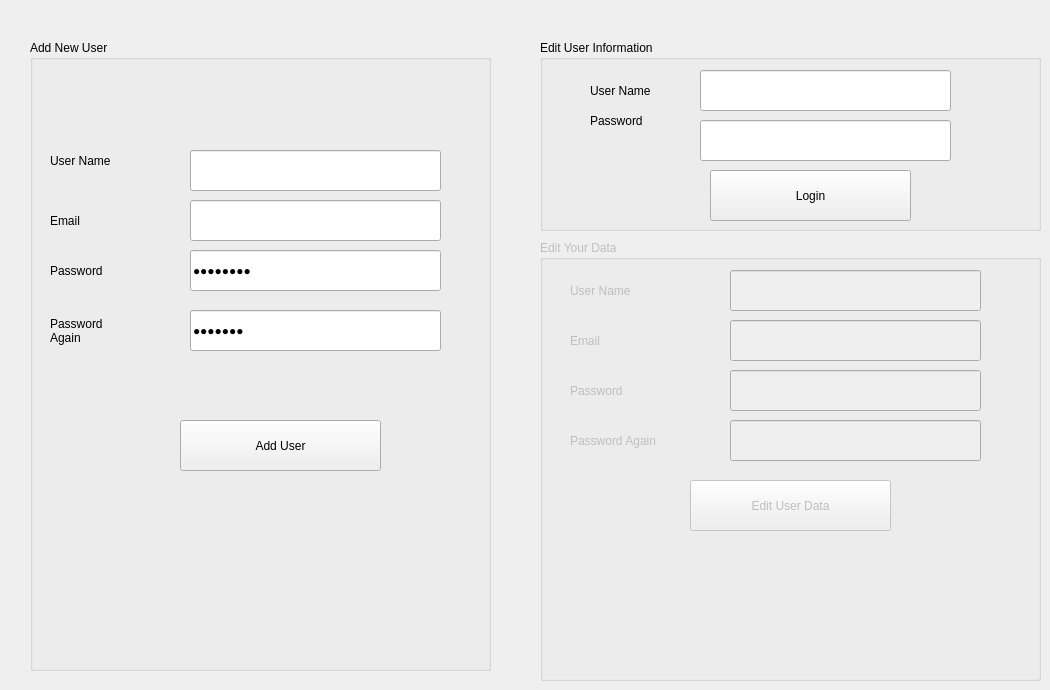
        <widget class="QWidget" name="tab_28">
         <attribute name="title">
          <string>Sayfa</string>
         </attribute>
         <widget class="QGroupBox" name="groupBox_8">
          <property name="geometry">
           <rect>
            <x>30</x>
            <y>40</y>
            <width>461</width>
            <height>631</height>
           </rect>
          </property>
          <property name="title">
           <string>Add New User</string>
          </property>
          <widget class="QLabel" name="label_77">
           <property name="geometry">
            <rect>
             <x>20</x>
             <y>110</y>
             <width>121</width>
             <height>21</height>
            </rect>
           </property>
           <property name="text">
            <string>User Name</string>
           </property>
          </widget>
          <widget class="QLabel" name="label_78">
           <property name="geometry">
            <rect>
             <x>20</x>
             <y>220</y>
             <width>101</width>
             <height>21</height>
            </rect>
           </property>
           <property name="text">
            <string>Password</string>
           </property>
          </widget>
          <widget class="QLabel" name="label_79">
           <property name="geometry">
            <rect>
             <x>20</x>
             <y>250</y>
             <width>131</width>
             <height>81</height>
            </rect>
           </property>
           <property name="text">
            <string>Password 
Again</string>
           </property>
          </widget>
          <widget class="QLabel" name="label_80">
           <property name="geometry">
            <rect>
             <x>20</x>
             <y>170</y>
             <width>81</width>
             <height>21</height>
            </rect>
           </property>
           <property name="text">
            <string>Email</string>
           </property>
          </widget>
          <widget class="QLineEdit" name="lineEdit_55">
           <property name="geometry">
            <rect>
             <x>160</x>
             <y>110</y>
             <width>251</width>
             <height>41</height>
            </rect>
           </property>
          </widget>
          <widget class="QLineEdit" name="lineEdit_56">
           <property name="geometry">
            <rect>
             <x>160</x>
             <y>160</y>
             <width>251</width>
             <height>41</height>
            </rect>
           </property>
          </widget>
          <widget class="QLineEdit" name="lineEdit_57">
           <property name="geometry">
            <rect>
             <x>160</x>
             <y>210</y>
             <width>251</width>
             <height>41</height>
            </rect>
           </property>
           <property name="text">
            <string>21321321</string>
           </property>
           <property name="echoMode">
            <enum>QLineEdit::Password</enum>
           </property>
          </widget>
          <widget class="QLineEdit" name="lineEdit_58">
           <property name="geometry">
            <rect>
             <x>160</x>
             <y>270</y>
             <width>251</width>
             <height>41</height>
            </rect>
           </property>
           <property name="text">
            <string>2132131</string>
           </property>
           <property name="echoMode">
            <enum>QLineEdit::Password</enum>
           </property>
          </widget>
          <widget class="QPushButton" name="pushButton_39">
           <property name="geometry">
            <rect>
             <x>150</x>
             <y>380</y>
             <width>201</width>
             <height>51</height>
            </rect>
           </property>
           <property name="text">
            <string>Add User</string>
           </property>
          </widget>
          <widget class="QLabel" name="label_81">
           <property name="geometry">
            <rect>
             <x>130</x>
             <y>320</y>
             <width>321</width>
             <height>31</height>
            </rect>
           </property>
           <property name="font">
            <font>
             <family>Segoe UI</family>
             <pointsize>16</pointsize>
             <strikeout>false</strikeout>
            </font>
           </property>
           <property name="text">
            <string/>
           </property>
          </widget>
         </widget>
         <widget class="QGroupBox" name="groupBox_9">
          <property name="enabled">
           <bool>false</bool>
          </property>
          <property name="geometry">
           <rect>
            <x>540</x>
            <y>240</y>
            <width>501</width>
            <height>441</height>
           </rect>
          </property>
          <property name="title">
           <string>Edit Your Data</string>
          </property>
          <widget class="QLineEdit" name="lineEdit_59">
           <property name="geometry">
            <rect>
             <x>190</x>
             <y>130</y>
             <width>251</width>
             <height>41</height>
            </rect>
           </property>
           <property name="echoMode">
            <enum>QLineEdit::Password</enum>
           </property>
          </widget>
          <widget class="QLineEdit" name="lineEdit_60">
           <property name="geometry">
            <rect>
             <x>190</x>
             <y>180</y>
             <width>251</width>
             <height>41</height>
            </rect>
           </property>
           <property name="echoMode">
            <enum>QLineEdit::Password</enum>
           </property>
          </widget>
          <widget class="QLabel" name="label_82">
           <property name="geometry">
            <rect>
             <x>30</x>
             <y>140</y>
             <width>101</width>
             <height>21</height>
            </rect>
           </property>
           <property name="text">
            <string>Password</string>
           </property>
          </widget>
          <widget class="QLabel" name="label_83">
           <property name="geometry">
            <rect>
             <x>30</x>
             <y>40</y>
             <width>141</width>
             <height>21</height>
            </rect>
           </property>
           <property name="text">
            <string>User Name</string>
           </property>
          </widget>
          <widget class="QLineEdit" name="lineEdit_61">
           <property name="geometry">
            <rect>
             <x>190</x>
             <y>30</y>
             <width>251</width>
             <height>41</height>
            </rect>
           </property>
          </widget>
          <widget class="QLineEdit" name="lineEdit_62">
           <property name="geometry">
            <rect>
             <x>190</x>
             <y>80</y>
             <width>251</width>
             <height>41</height>
            </rect>
           </property>
          </widget>
          <widget class="QPushButton" name="pushButton_40">
           <property name="geometry">
            <rect>
             <x>150</x>
             <y>240</y>
             <width>201</width>
             <height>51</height>
            </rect>
           </property>
           <property name="text">
            <string>Edit User Data</string>
           </property>
          </widget>
          <widget class="QLabel" name="label_84">
           <property name="geometry">
            <rect>
             <x>30</x>
             <y>190</y>
             <width>161</width>
             <height>21</height>
            </rect>
           </property>
           <property name="text">
            <string>Password Again</string>
           </property>
          </widget>
          <widget class="QLabel" name="label_85">
           <property name="geometry">
            <rect>
             <x>30</x>
             <y>90</y>
             <width>81</width>
             <height>21</height>
            </rect>
           </property>
           <property name="text">
            <string>Email</string>
           </property>
          </widget>
         </widget>
         <widget class="QGroupBox" name="groupBox_10">
          <property name="geometry">
           <rect>
            <x>540</x>
            <y>40</y>
            <width>501</width>
            <height>191</height>
           </rect>
          </property>
          <property name="title">
           <string>Edit User Information</string>
          </property>
          <widget class="QLineEdit" name="lineEdit_63">
           <property name="geometry">
            <rect>
             <x>160</x>
             <y>80</y>
             <width>251</width>
             <height>41</height>
            </rect>
           </property>
           <property name="echoMode">
            <enum>QLineEdit::Password</enum>
           </property>
          </widget>
          <widget class="QLabel" name="label_86">
           <property name="geometry">
            <rect>
             <x>50</x>
             <y>70</y>
             <width>81</width>
             <height>21</height>
            </rect>
           </property>
           <property name="text">
            <string>Password</string>
           </property>
          </widget>
          <widget class="QLabel" name="label_87">
           <property name="geometry">
            <rect>
             <x>50</x>
             <y>40</y>
             <width>81</width>
             <height>21</height>
            </rect>
           </property>
           <property name="text">
            <string>User Name</string>
           </property>
          </widget>
          <widget class="QLineEdit" name="lineEdit_64">
           <property name="geometry">
            <rect>
             <x>160</x>
             <y>30</y>
             <width>251</width>
             <height>41</height>
            </rect>
           </property>
          </widget>
          <widget class="QPushButton" name="pushButton_41">
           <property name="geometry">
            <rect>
             <x>170</x>
             <y>130</y>
             <width>201</width>
             <height>51</height>
            </rect>
           </property>
           <property name="text">
            <string>Login</string>
           </property>
          </widget>
         </widget>
        </widget>
